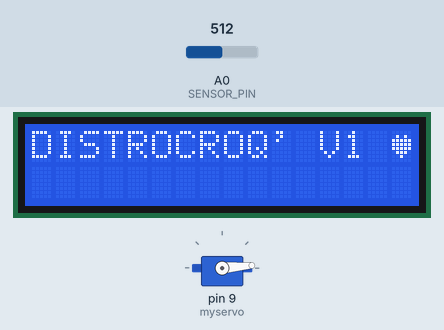
Simulated run of this sketch. Board: Arduino Uno, built with avr-gcc and run on an emulated ATmega328P. Shown: 16×2 character LCD, servo. The inputs (shaded band) are chosen by the test bench; at power-on: A0 (SENSOR_PIN) = 512.

Above: at 0.1 s.
At 1.1 s:
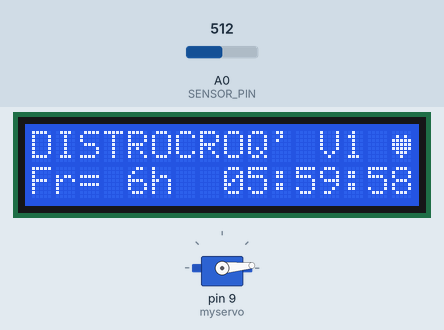
At 10.1 s:
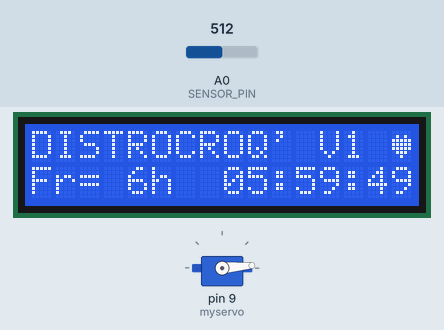
At 20.1 s:
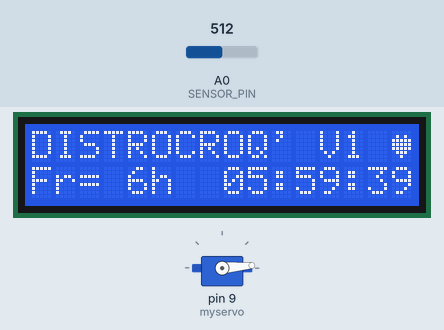
At 29.1 s:
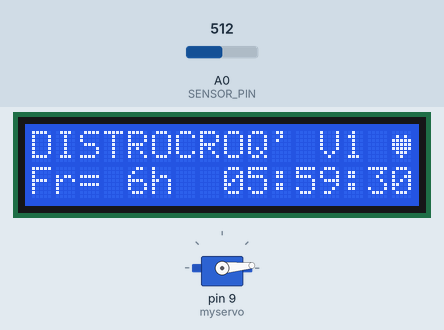
At 39.1 s:
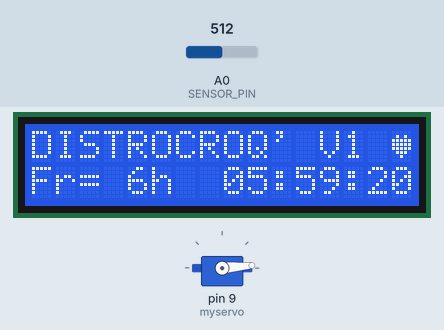

The sketch:

distrocroq.ino
```cpp
#include <Servo.h>
#include <LiquidCrystal.h>

Servo myservo;
LiquidCrystal lcd(7,6,5,4,3,2);

int SERVO_MIN = 600;
int SERVO_MAX = 1600;

struct servo_freq {
  String lib;
  unsigned long value;
};

int FREQUENCIES_SIZE = 17;
servo_freq frequencies[17] = {
                               { "48h",  172800000},
                               { "24h",  86400000},
                               { "12h",  43200000},
                               { " 8h",  28800000},
                               { " 6h",  21600000},
                               { " 4h",  14400000},
                               { " 2h",  7200000},
                               { " 1h",  3600000},
                               { "40m",  2400000},
                               { "20m",  1200000},
                               { "10m",  600000},
                               { " 5m",  300000},
                               { " 2m",  120000},
                               { " 1m",  60000},
                               { "30s",  30000},
                               { "10s",  10000},
                               { " 5s",  5000}
                            };

int currentFreq = 4;
unsigned long timeSinceLastServo = 0;
unsigned long currentTimeInMillis = 0;
unsigned long lastServoSequenceTimeInMillis = 0;

byte heart[8] = {
  0b00000,
  0b01010,
  0b11111,
  0b11111,
  0b11111,
  0b01110,
  0b00100,
  0b00000
};

byte up[8] = {
  0b00100,
  0b01110,
  0b10101,
  0b00100,
  0b00100,
  0b00100,
  0b00100,
  0b00000
};

byte down[8] = {
  0b00100,
  0b00100,
  0b00100,
  0b00100,
  0b10101,
  0b01110,
  0b00100,
  0b00000
};

int SENSOR_PIN = A0;
int LCD_BUTTON_1 = 0;
int LCD_BUTTON_2 = 206;
int LCD_BUTTON_3 = 424;
int LCD_BUTTON_4 = 622;
int LCD_BUTTON_5 = 823;

int lastInput = 1023;

void setup()
{
  lcd.createChar(0,heart);
  lcd.createChar(1,up);
  lcd.createChar(2,down);
  lcd.begin(16, 2);
  displayTitleLine();

  myservo.attach(9);  // attaches the servo on pin 5 to the servo object
  Serial.begin(19200); // some servos doesn't work without Serial
  myservo.write(SERVO_MIN);
  delay(1000);
}

void loop()
{
  currentTimeInMillis = millis();
  timeSinceLastServo = currentTimeInMillis - lastServoSequenceTimeInMillis;

    displayCurrentFrequency();
    displayRemainingTime();

  if(timeSinceLastServo > frequencies[currentFreq].value) {

    servoSequence();
    lastServoSequenceTimeInMillis = millis();
  }
  else{


    processInput();


  }


}

void servoSequence(){
    /* SERVO SEQUENCE */
    for(int val = SERVO_MIN ; val <= SERVO_MAX; val +=1) {
      myservo.write(val);
      delay(1);
    }
    delay(500);
    for(int val = SERVO_MAX ; val > SERVO_MIN; val -=1) {
      myservo.write(val);
      delay(1);
    }
    /* END OF SERVO SEQUENCE */
}

void displayCurrentFrequency(){
  lcd.setCursor(0,1);
  lcd.print("Fr=");
  lcd.print(frequencies[currentFreq].lib);
}

void displayRemainingTime(){
  /* DISPLAY REMAINING TIME */
  long remainingTimeInMillis = frequencies[currentFreq].value - timeSinceLastServo;
  lcd.setCursor(8, 1);
  if(remainingTimeInMillis > 0) {
    long remainingTimeInSeconds = remainingTimeInMillis / 1000;
    long remainingTimeInMinutes = remainingTimeInSeconds / 60;
    int remainingTimeInHours = remainingTimeInMinutes / 60;
    long remainingHoursInMinutes = remainingTimeInHours * 60;
    int remainingMinutes = remainingTimeInMinutes % remainingHoursInMinutes;
    long remainingMinutesInSeconds = remainingTimeInMinutes * 60;
    int remainingSeconds = remainingTimeInSeconds % remainingMinutesInSeconds;
    lcd.print(pad(remainingTimeInHours,2));
    lcd.print(":");
    lcd.print(pad(remainingMinutes,2));
    lcd.print(":");
    lcd.print(pad(remainingSeconds,2));
  }
  else{
    lcd.print("00:00:00");
  }
  /* END OF DISPLAY REMAINING TIME */
}

String pad( int number, byte width ) {
  String n = String(number);
  String s = "";
  for (byte i=0; i<width - n.length(); i++){ s += "0"; }
  s += number;
  return s;
}

void processInput(){

  int input = analogRead(SENSOR_PIN);

  if((input < (lastInput - 10)) || (input > (lastInput + 10))){
    /* NEW INPUT VALUE */

    lcd.setCursor(0,0);
    if((input > (LCD_BUTTON_1 - 10)) && (input < (LCD_BUTTON_1 + 10))){
          //lcd.print("BUTTON 1 PRESSED");
    }
    else if((input > (LCD_BUTTON_2 - 10)) && (input < (LCD_BUTTON_2 + 10))){
          //lcd.print("BUTTON 2 PRESSED");
          selectLowerFrequency();
    }
    else if((input > (LCD_BUTTON_3 - 10)) && (input < (LCD_BUTTON_3 + 10))){
          //lcd.print("BUTTON 3 PRESSED");
          selectHigherFrequency();
    }
    else if((input > (LCD_BUTTON_4 - 10)) && (input < (LCD_BUTTON_4 + 10))){
          //lcd.print("BUTTON 4 PRESSED");
    }
    else if((input > (LCD_BUTTON_5 - 10)) && (input < (LCD_BUTTON_5 + 10))){
          //lcd.print("BUTTON 5 PRESSED");
          servoSequence();
    }
    else {
      displayTitleLine();
      lcd.setCursor(6,1);
      lcd.write(" ");
    }
    lastInput = input;
  }

}

void displayTitleLine(){
  lcd.setCursor(0,0);
  lcd.print("DISTROCROQ' V1 ");
  lcd.write(byte(0));
}

void selectLowerFrequency(){
  if(currentFreq > 0) currentFreq--;
  lcd.setCursor(6,1);
  lcd.write(byte(1));
}

void selectHigherFrequency(){
  if(currentFreq < (FREQUENCIES_SIZE - 1)) currentFreq++;
  lcd.setCursor(6,1);
  lcd.write(byte(2));
}
```

Measured:
- what the display in image 1 shows lasts 0.9 s, from 1.1 s to 2.0 s
- what the display in image 4 shows lasts 1.0 s, from 29.0 s to 30.0 s
